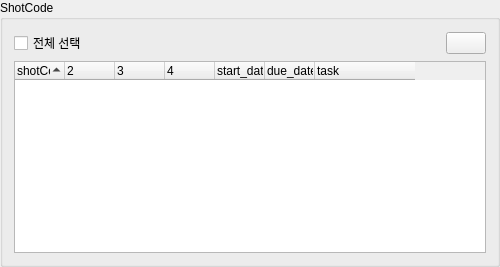
       <widget class="QGroupBox" name="gb_shotcode">
        <property name="minimumSize">
         <size>
          <width>500</width>
          <height>0</height>
         </size>
        </property>
        <property name="title">
         <string>ShotCode</string>
        </property>
        <property name="checkable">
         <bool>false</bool>
        </property>
        <layout class="QVBoxLayout" name="verticalLayout_2">
         <item>
          <layout class="QHBoxLayout" name="horizontalLayout_11">
           <item>
            <widget class="QCheckBox" name="ck_all_shotcode">
             <property name="enabled">
              <bool>true</bool>
             </property>
             <property name="text">
              <string>전체 선택</string>
             </property>
            </widget>
           </item>
           <item>
            <spacer name="horizontalSpacer_8">
             <property name="orientation">
              <enum>Qt::Horizontal</enum>
             </property>
             <property name="sizeHint" stdset="0">
              <size>
               <width>40</width>
               <height>20</height>
              </size>
             </property>
            </spacer>
           </item>
           <item>
            <widget class="QPushButton" name="btn_reload_data">
             <property name="toolTip">
              <string>&lt;html&gt;&lt;head/&gt;&lt;body&gt;&lt;p&gt;Reload Data&lt;/p&gt;&lt;/body&gt;&lt;/html&gt;</string>
             </property>
             <property name="text">
              <string/>
             </property>
             <property name="icon">
              <iconset resource="ui_resource/ui_resource.qrc">
               <normaloff>:/icon/sync.png</normaloff>:/icon/sync.png</iconset>
             </property>
             <property name="iconSize">
              <size>
               <width>18</width>
               <height>18</height>
              </size>
             </property>
             <property name="checkable">
              <bool>false</bool>
             </property>
            </widget>
           </item>
          </layout>
         </item>
         <item>
          <widget class="QTreeWidget" name="tree_shot">
           <property name="contextMenuPolicy">
            <enum>Qt::CustomContextMenu</enum>
           </property>
           <property name="lineWidth">
            <number>1</number>
           </property>
           <property name="alternatingRowColors">
            <bool>false</bool>
           </property>
           <property name="selectionMode">
            <enum>QAbstractItemView::NoSelection</enum>
           </property>
           <property name="autoExpandDelay">
            <number>-1</number>
           </property>
           <property name="indentation">
            <number>7</number>
           </property>
           <property name="itemsExpandable">
            <bool>false</bool>
           </property>
           <property name="sortingEnabled">
            <bool>true</bool>
           </property>
           <property name="headerHidden">
            <bool>false</bool>
           </property>
           <property name="expandsOnDoubleClick">
            <bool>false</bool>
           </property>
           <property name="columnCount">
            <number>7</number>
           </property>
           <attribute name="headerVisible">
            <bool>true</bool>
           </attribute>
           <attribute name="headerCascadingSectionResizes">
            <bool>false</bool>
           </attribute>
           <attribute name="headerDefaultSectionSize">
            <number>50</number>
           </attribute>
           <attribute name="headerStretchLastSection">
            <bool>false</bool>
           </attribute>
           <column>
            <property name="text">
             <string notr="true">shotCode</string>
            </property>
           </column>
           <column>
            <property name="text">
             <string notr="true"/>
            </property>
           </column>
           <column>
            <property name="text">
             <string notr="true"/>
            </property>
           </column>
           <column>
            <property name="text">
             <string notr="true"/>
            </property>
           </column>
           <column>
            <property name="text">
             <string>start_date</string>
            </property>
           </column>
           <column>
            <property name="text">
             <string>due_date</string>
            </property>
           </column>
           <column>
            <property name="text">
             <string>task</string>
            </property>
           </column>
          </widget>
         </item>
        </layout>
       </widget>
